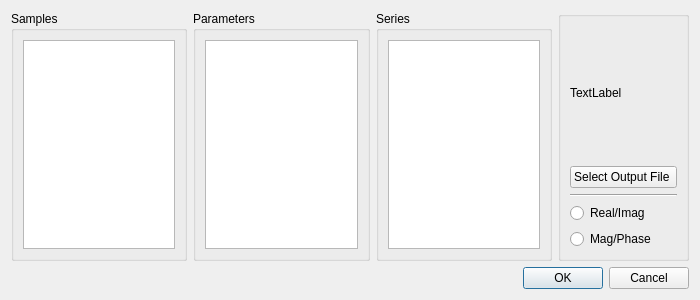
<?xml version="1.0" encoding="UTF-8"?>
<ui version="4.0">
 <class>Dialog</class>
 <widget class="QDialog" name="Dialog">
  <property name="geometry">
   <rect>
    <x>0</x>
    <y>0</y>
    <width>700</width>
    <height>300</height>
   </rect>
  </property>
  <property name="windowTitle">
   <string>Dialog</string>
  </property>
  <layout class="QHBoxLayout" name="horizontalLayout_2">
   <item>
    <layout class="QVBoxLayout" name="verticalLayout">
     <item>
      <layout class="QHBoxLayout" name="horizontalLayout">
       <item>
        <widget class="QGroupBox" name="sampleGroupBox">
         <property name="title">
          <string>Samples</string>
         </property>
         <layout class="QHBoxLayout" name="horizontalLayout_3">
          <item>
           <widget class="QListWidget" name="sampleList"/>
          </item>
         </layout>
        </widget>
       </item>
       <item>
        <widget class="QGroupBox" name="paramGroupBox">
         <property name="title">
          <string>Parameters</string>
         </property>
         <layout class="QHBoxLayout" name="horizontalLayout_4">
          <item>
           <widget class="QListWidget" name="paramList"/>
          </item>
         </layout>
        </widget>
       </item>
       <item>
        <widget class="QGroupBox" name="seriesGroupBox">
         <property name="title">
          <string>Series</string>
         </property>
         <layout class="QHBoxLayout" name="horizontalLayout_5">
          <item>
           <widget class="QListWidget" name="SeriesList"/>
          </item>
         </layout>
        </widget>
       </item>
       <item>
        <widget class="QGroupBox" name="groupBox_4">
         <property name="title">
          <string/>
         </property>
         <layout class="QVBoxLayout" name="verticalLayout_4">
          <item>
           <layout class="QVBoxLayout" name="verticalLayout_6">
            <item>
             <widget class="QLabel" name="label">
              <property name="text">
               <string>TextLabel</string>
              </property>
             </widget>
            </item>
            <item>
             <widget class="QPushButton" name="pushButton">
              <property name="text">
               <string>Select Output File </string>
              </property>
             </widget>
            </item>
           </layout>
          </item>
          <item>
           <widget class="Line" name="line">
            <property name="orientation">
             <enum>Qt::Horizontal</enum>
            </property>
           </widget>
          </item>
          <item>
           <layout class="QVBoxLayout" name="verticalLayout_3">
            <item>
             <widget class="QRadioButton" name="radioButton_2">
              <property name="text">
               <string>Real/Imag</string>
              </property>
             </widget>
            </item>
            <item>
             <widget class="QRadioButton" name="radioButton">
              <property name="text">
               <string>Mag/Phase</string>
              </property>
             </widget>
            </item>
           </layout>
          </item>
         </layout>
        </widget>
       </item>
      </layout>
     </item>
     <item>
      <widget class="QDialogButtonBox" name="buttonBox">
       <property name="orientation">
        <enum>Qt::Horizontal</enum>
       </property>
       <property name="standardButtons">
        <set>QDialogButtonBox::Cancel|QDialogButtonBox::Ok</set>
       </property>
      </widget>
     </item>
    </layout>
   </item>
  </layout>
 </widget>
 <resources/>
 <connections>
  <connection>
   <sender>buttonBox</sender>
   <signal>accepted()</signal>
   <receiver>Dialog</receiver>
   <slot>accept()</slot>
   <hints>
    <hint type="sourcelabel">
     <x>248</x>
     <y>254</y>
    </hint>
    <hint type="destinationlabel">
     <x>157</x>
     <y>274</y>
    </hint>
   </hints>
  </connection>
  <connection>
   <sender>buttonBox</sender>
   <signal>rejected()</signal>
   <receiver>Dialog</receiver>
   <slot>reject()</slot>
   <hints>
    <hint type="sourcelabel">
     <x>316</x>
     <y>260</y>
    </hint>
    <hint type="destinationlabel">
     <x>286</x>
     <y>274</y>
    </hint>
   </hints>
  </connection>
 </connections>
</ui>
